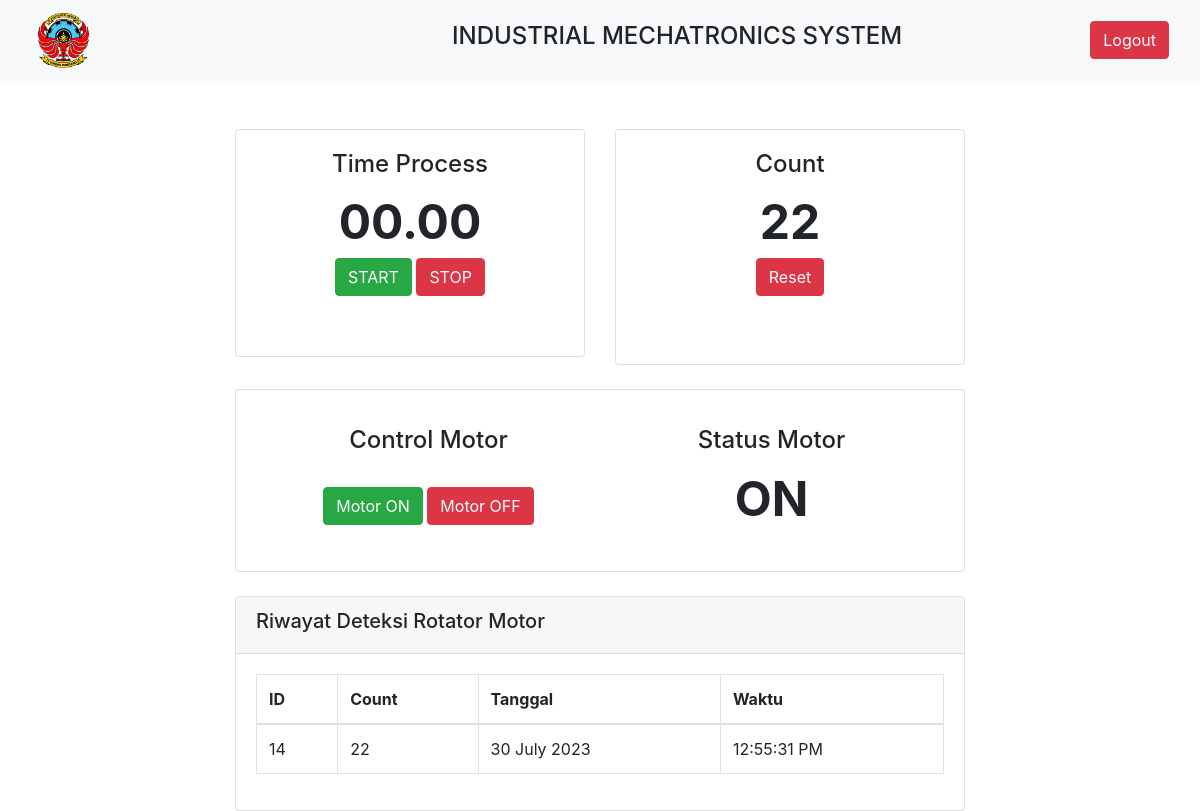
The page /index.php (signed in) on the database as committed earlier.
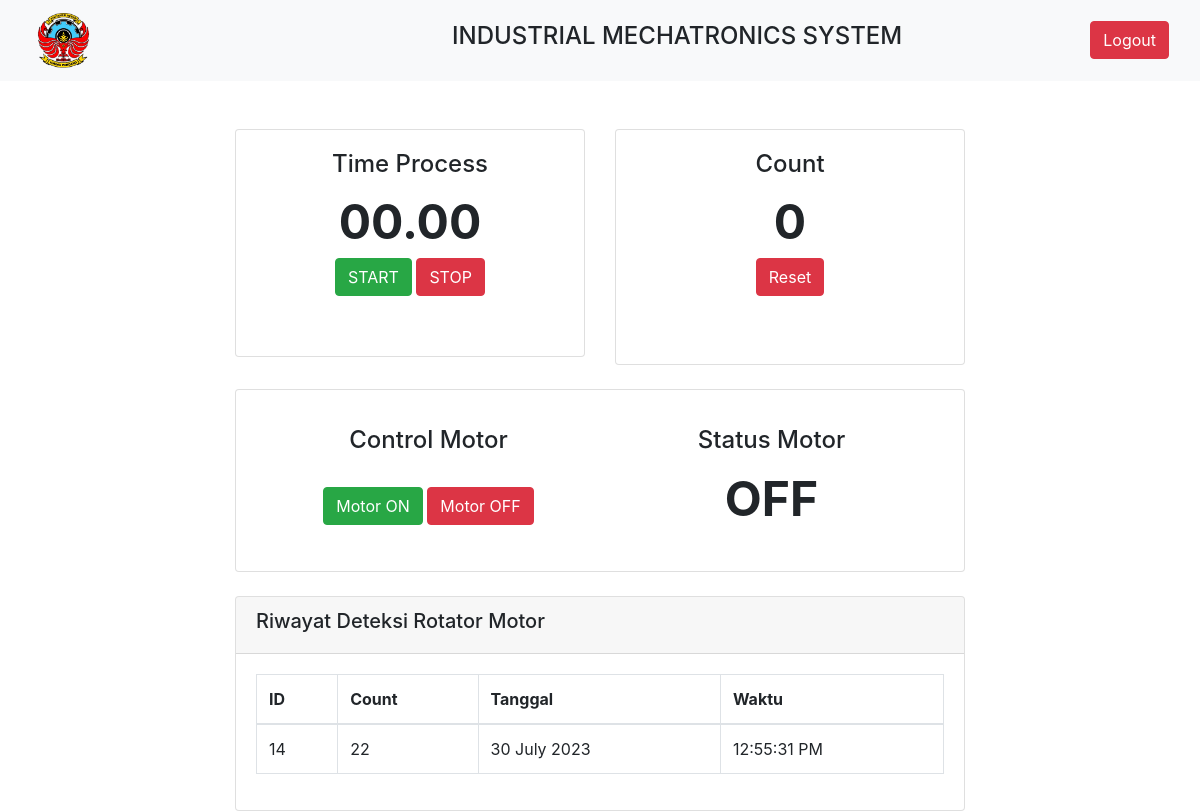
The same page on the database as committed later.
### tables this page shows
CREATE TABLE `tb_kontrol` (
  `token` varchar(50) NOT NULL,
  `motor` int(1) NOT NULL,
  `time` int(1) NOT NULL,
  `aktifasi` int(1) NOT NULL
);

CREATE TABLE `tb_count` (
  `id` int(11) NOT NULL,
  `count` int(11) NOT NULL,
  `time` timestamp NOT NULL DEFAULT current_timestamp()
);

### index.php (the view, shortened to what the changed rows need)
<?php
include 'conection.php';
$count = mysqli_query($dbconnect, "SELECT * FROM tb_count WHERE id =(SELECT MAX(id) FROM tb_count)");
$history = mysqli_query($dbconnect, "SELECT * FROM tb_count");
$sql = mysqli_query($dbconnect, "SELECT * FROM tb_kontrol");
while ($row = mysqli_fetch_assoc($sql)) {
?>
<!DOCTYPE html>
<html lang="en">
<head>
    <link rel="stylesheet" href="https://cdn.jsdelivr.net/npm/bootstrap@4.1.3/dist/css/bootstrap.min.css"
 />
    <link rel="stylesheet" href="https://cdn.datatables.net/buttons/2.3.4/css/buttons.bootstrap4.min.css">
    <link rel="stylesheet" href="https://cdn.datatables.net/1.13.2/css/dataTables.bootstrap4.min.css">
</head>
<body>
    <nav class="navbar navbar-light bg-light">
        <div class="container-fluid">
            <a class="navbar-brand" href="#">
                <img src="./image/logo2.png" style="width: 30%" alt="" srcset="" />
            </a>
            <h4>INDUSTRIAL MECHATRONICS SYSTEM</h4>
            <a href="logout.php" class="btn btn-danger">Logout</a>
        </div>
    </nav>
    <div class="container">
        <div class="row justify-content-center mt-5">
            <div class="col-md-4 mb-3">
                <div class="card pb-3">
                    <div class="card-body mb-4 text-center">
                        <h4>Time Process</h4>
                        <span id="countdown" class="font-weight-bold"
                            style="font-weight: bold; font-size: 48px">00.00</span>
                        <br>
                        <a class="btn btn-success" href="timer.php?timer=1&state=1" onclick="reloadP()">START</a>
                        <a class="btn btn-danger" href="timer.php?timer=1&state=0">STOP</a>
                    </div>
                </div>
            </div>
            <div class="col-md-4 mb-4 ">
                <div class="card pb-5">
                    <div class="card-body text-center">
                        <h4>Count</h4>
                        <div>
                            <?php
                                if ($row['aktifasi'] == '0') { ?>
                            <span id="count" class="font-weight-bold"
                                style="font-weight: bold; font-size: 48px">0</span>
                            <?php } else { ?>
                            <?php foreach ($count as $data) : ?>
                            <span id="count" class="font-weight-bold"
                                style="font-weight: bold; font-size: 48px"><?= $data['count'] ?></span>
                            <?php endforeach; ?>
                            <?php   } ?>
                        </div>
                        <div>
                            <a class="btn btn-danger" href="aktifasi.php?aksi=1&state=0">Reset</a>
                        </div>
                    </div>
                </div>
            </div>
            <div class="col-md-8">
                <div class="card">
                    <div class="card-body m-3 text-center">
                        <div class="row">
                            <div class="col-md-6">
                                <h4>Control Motor</h4>
                                <br />
                                <a href="aksi.php?motor=1&state=1&aktif=0" class="btn btn-success">
                                    Motor ON
                                </a>
                                <a href="aksi.php?motor=1&state=0&aktif=1" class="btn btn-danger">
                                    Motor OFF
                                </a>
                            </div>
                            <div class="col-md-6 text-center">
                                <h4>Status Motor</h4>
                                <span id="Status" class="font-weight-bold"
                                    style="font-weight: bold; font-size: 48px"><?php
                                                                                                                            if ($row['motor'] == '0') {
                                                                                                                                $state = "OFF";
                                                                                                                            } else {
                                                                                                                                $state = "ON";
                                                                                                                            }
                                                                                                                            echo $state;
                                                                                                                            ?></span>
                            </div>
                        </div>
                    </div>
                </div>
            </div>
            <div class="col-md-8 mt-4">
                <div class="card">
                    <div class="card-header">
                        <h5>Riwayat Deteksi Rotator Motor</h5>
                    </div>
                    <div class="card-body">
                        <div class="table-responsive">
                            <table class="table table-bordered" id="datatable" width="100%" cellspacing="0">
                                <thead>
                                    <tr>
                                        <th>ID</th>
                                        <th>Count</th>
                                        <th>Tanggal</th>
                                        <th>Waktu</th>
                                    </tr>
                                </thead>
                                <?php foreach ($history as $data) : ?>
                                <tbody>
                                    <tr>
                                        <td><?= $data['id'] ?></td>
                                        <td><?= $data['count'] ?></td>
                                        <td><?= date('d F Y', strtotime($data['time'])) ?></td>
                                        <td><?= date('h:i:s A', strtotime($data['time'])) ?></td>
                                    </tr>
                                </tbody>
                                <?php endforeach; ?>
                            </table>
                        </div>
                    </div>
                </div>
            </div>
        </div>
    </div>
    <?php
}
    ?>
</body>
</html>

Rows that differ between the two databases and show on the page:
removed tb_kontrol: motor "ON", tb_count (count "22", id "14", time "30 July 2023", time "12:55:31 PM")
added tb_kontrol: aktifasi "0", motor "OFF", tb_count (id "14", count "22", time "30 July 2023", time "12:55:31 PM")
